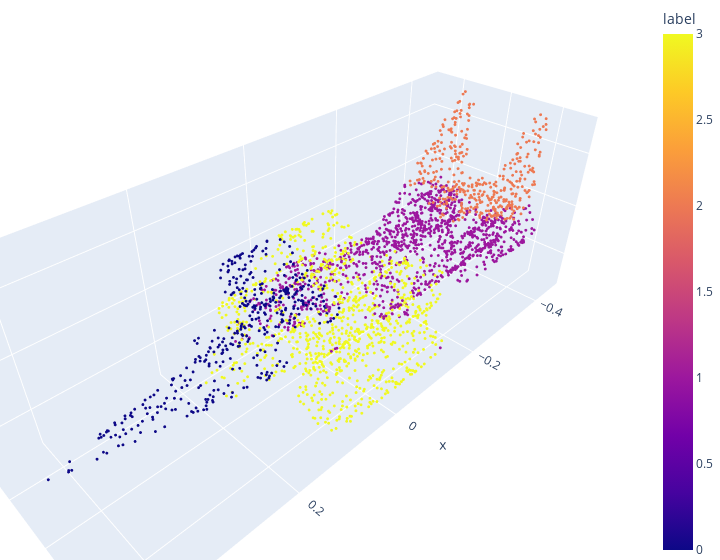

This figure's notebook cell:
### Code cell
show_3d_plot_shapenet(inferenced_points_df)

### Figure 1 — Plotly figure (JSON) as saved in the notebook; plotly's stock layout.template omitted (floating-point values rounded to 4 significant figures; data arrays with more than 128 entries replaced by an {"elided": "..."} marker saying what was removed)
{"data": [{"hovertemplate": "x=%{x}<br>z=%{y}<br>y=%{z}<br>label=%{marker.color}<extra></extra>", "legendgroup": "", "marker": {"color": {"elided": "2774 int values"}, "coloraxis": "coloraxis", "size": 1, "symbol": "circle"}, "mode": "markers", "name": "", "scene": "scene", "showlegend": false, "type": "scatter3d", "x": {"elided": "2774 float values"}, "y": {"elided": "2774 float values"}, "z": {"elided": "2774 float values"}}], "layout": {"coloraxis": {"colorbar": {"title": {"text": "label"}}, "colorscale": [[0, "#0d0887"], [0.1111, "#46039f"], [0.2222, "#7201a8"], [0.3333, "#9c179e"], [0.4444, "#bd3786"], [0.5556, "#d8576b"], [0.6667, "#ed7953"], [0.7778, "#fb9f3a"], [0.8889, "#fdca26"], [1, "#f0f921"]]}, "legend": {"tracegroupgap": 0}, "margin": {"b": 0, "l": 0, "r": 0, "t": 0}, "scene": {"domain": {"x": [0, 1], "y": [0, 1]}, "xaxis": {"title": {"text": "x"}}, "yaxis": {"title": {"text": "z"}}, "zaxis": {"title": {"text": "y"}}}, "width": 720}}
